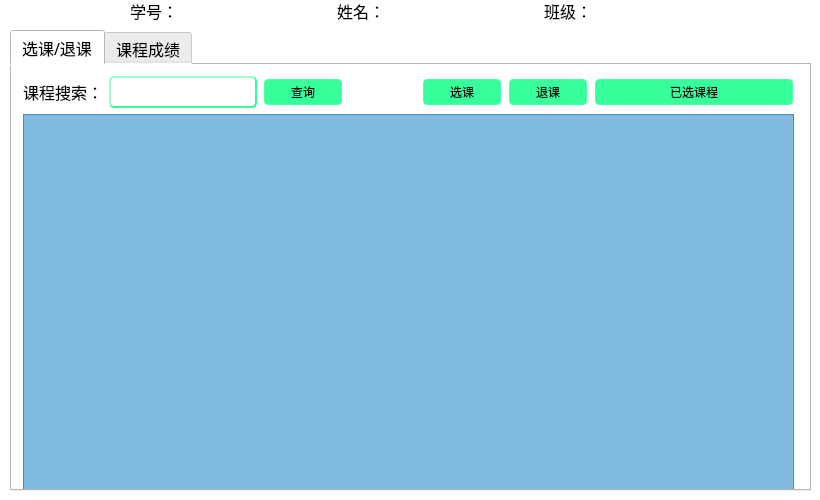
<?xml version="1.0" encoding="UTF-8"?>
<ui version="4.0">
 <class>StudentModuleWidget</class>
 <widget class="QWidget" name="StudentModuleWidget">
  <property name="geometry">
   <rect>
    <x>0</x>
    <y>0</y>
    <width>820</width>
    <height>500</height>
   </rect>
  </property>
  <property name="minimumSize">
   <size>
    <width>820</width>
    <height>500</height>
   </size>
  </property>
  <property name="maximumSize">
   <size>
    <width>820</width>
    <height>500</height>
   </size>
  </property>
  <property name="windowTitle">
   <string>Form</string>
  </property>
  <property name="styleSheet">
   <string notr="true">background-color: rgb(255, 255, 255);</string>
  </property>
  <widget class="QTabWidget" name="tabWidget">
   <property name="geometry">
    <rect>
     <x>10</x>
     <y>30</y>
     <width>801</width>
     <height>461</height>
    </rect>
   </property>
   <property name="font">
    <font>
     <family>楷体</family>
     <pointsize>12</pointsize>
    </font>
   </property>
   <property name="styleSheet">
    <string notr="true">background-color: rgb(255, 255, 255);</string>
   </property>
   <property name="currentIndex">
    <number>0</number>
   </property>
   <widget class="QWidget" name="tab_1">
    <attribute name="title">
     <string notr="true">选课/退课</string>
    </attribute>
    <widget class="QWidget" name="layoutWidget">
     <property name="geometry">
      <rect>
       <x>11</x>
       <y>11</y>
       <width>771</width>
       <height>421</height>
      </rect>
     </property>
     <layout class="QVBoxLayout" name="verticalLayout">
      <item>
       <layout class="QHBoxLayout" name="horizontalLayout">
        <item>
         <widget class="QLabel" name="label">
          <property name="font">
           <font>
            <family>楷体</family>
            <pointsize>12</pointsize>
           </font>
          </property>
          <property name="text">
           <string>课程搜索：</string>
          </property>
         </widget>
        </item>
        <item>
         <widget class="QLineEdit" name="edit_search">
          <property name="font">
           <font>
            <family>楷体</family>
            <pointsize>11</pointsize>
            <weight>50</weight>
            <italic>false</italic>
            <bold>false</bold>
           </font>
          </property>
          <property name="styleSheet">
           <string notr="true">background-color:rgba(255, 255, 255, 200);
border-style:outset;
border-width:2px;
border-radius:5px;
border-color:rgba(0, 255, 127, 200);
font: 11pt &quot;楷体&quot;;
color:rgb(0,0,0);
padding:2px;</string>
          </property>
         </widget>
        </item>
        <item>
         <widget class="QPushButton" name="button_search">
          <property name="minimumSize">
           <size>
            <width>80</width>
            <height>0</height>
           </size>
          </property>
          <property name="styleSheet">
           <string notr="true">background-color:rgba(0, 255, 127, 200);
border-style:outset;
border-width:2px;
border-radius:5px;
border-color:rgba(255,255,255,30);
font: 12pt &quot;楷体&quot;;
color:rgb(0,0,0);
padding:3px;</string>
          </property>
          <property name="text">
           <string>查询</string>
          </property>
         </widget>
        </item>
        <item>
         <spacer name="horizontalSpacer">
          <property name="orientation">
           <enum>Qt::Horizontal</enum>
          </property>
          <property name="sizeHint" stdset="0">
           <size>
            <width>40</width>
            <height>20</height>
           </size>
          </property>
         </spacer>
        </item>
        <item>
         <widget class="QPushButton" name="button_enter_course">
          <property name="minimumSize">
           <size>
            <width>80</width>
            <height>0</height>
           </size>
          </property>
          <property name="styleSheet">
           <string notr="true">background-color:rgba(0, 255, 127, 200);
border-style:outset;
border-width:2px;
border-radius:5px;
border-color:rgba(255,255,255,30);
font: 12pt &quot;楷体&quot;;
color:rgb(0,0,0);
padding:3px;</string>
          </property>
          <property name="text">
           <string>选课</string>
          </property>
         </widget>
        </item>
        <item>
         <widget class="QPushButton" name="button_exit_course">
          <property name="minimumSize">
           <size>
            <width>80</width>
            <height>0</height>
           </size>
          </property>
          <property name="styleSheet">
           <string notr="true">background-color:rgba(0, 255, 127, 200);
border-style:outset;
border-width:2px;
border-radius:5px;
border-color:rgba(255,255,255,30);
font: 12pt &quot;楷体&quot;;
color:rgb(0,0,0);
padding:3px;</string>
          </property>
          <property name="text">
           <string>退课</string>
          </property>
         </widget>
        </item>
        <item>
         <widget class="QPushButton" name="button_entered">
          <property name="minimumSize">
           <size>
            <width>200</width>
            <height>0</height>
           </size>
          </property>
          <property name="maximumSize">
           <size>
            <width>90</width>
            <height>16777215</height>
           </size>
          </property>
          <property name="layoutDirection">
           <enum>Qt::LeftToRight</enum>
          </property>
          <property name="styleSheet">
           <string notr="true">background-color:rgba(0, 255, 127, 200);
border-style:outset;
border-width:2px;
border-radius:5px;
border-color:rgba(255,255,255,30);
font: 12pt &quot;楷体&quot;;
color:rgb(0,0,0);
padding:3px;</string>
          </property>
          <property name="text">
           <string>已选课程</string>
          </property>
         </widget>
        </item>
       </layout>
      </item>
      <item>
       <widget class="QTableView" name="tableView_course">
        <property name="styleSheet">
         <string notr="true">background-color: rgba(41, 139, 201, 150);
border-color: rgba(41, 139, 201, 150);
font: 12pt;
color: black;</string>
        </property>
       </widget>
      </item>
     </layout>
    </widget>
   </widget>
   <widget class="QWidget" name="tab_2">
    <attribute name="title">
     <string notr="true">课程成绩</string>
    </attribute>
    <widget class="QTableView" name="tableView_score">
     <property name="geometry">
      <rect>
       <x>10</x>
       <y>10</y>
       <width>771</width>
       <height>421</height>
      </rect>
     </property>
     <property name="styleSheet">
      <string notr="true">background-color: rgba(41, 139, 201, 150);
border-color: rgba(41, 139, 201, 150);
font: 12pt;
color: black;</string>
     </property>
    </widget>
   </widget>
  </widget>
  <widget class="QWidget" name="layoutWidget">
   <property name="geometry">
    <rect>
     <x>130</x>
     <y>0</y>
     <width>568</width>
     <height>22</height>
    </rect>
   </property>
   <layout class="QHBoxLayout" name="horizontalLayout_2">
    <item>
     <widget class="QLabel" name="label_3">
      <property name="font">
       <font>
        <family>楷体</family>
        <pointsize>12</pointsize>
       </font>
      </property>
      <property name="text">
       <string>学号：</string>
      </property>
     </widget>
    </item>
    <item>
     <widget class="QLabel" name="label_id">
      <property name="minimumSize">
       <size>
        <width>100</width>
        <height>0</height>
       </size>
      </property>
      <property name="font">
       <font>
        <family>楷体</family>
        <pointsize>12</pointsize>
       </font>
      </property>
      <property name="lineWidth">
       <number>1</number>
      </property>
      <property name="text">
       <string/>
      </property>
     </widget>
    </item>
    <item>
     <spacer name="horizontalSpacer_3">
      <property name="orientation">
       <enum>Qt::Horizontal</enum>
      </property>
      <property name="sizeHint" stdset="0">
       <size>
        <width>40</width>
        <height>20</height>
       </size>
      </property>
     </spacer>
    </item>
    <item>
     <widget class="QLabel" name="label_2">
      <property name="font">
       <font>
        <family>楷体</family>
        <pointsize>12</pointsize>
       </font>
      </property>
      <property name="text">
       <string>姓名：</string>
      </property>
     </widget>
    </item>
    <item>
     <widget class="QLabel" name="label_name">
      <property name="minimumSize">
       <size>
        <width>100</width>
        <height>0</height>
       </size>
      </property>
      <property name="font">
       <font>
        <family>楷体</family>
        <pointsize>12</pointsize>
       </font>
      </property>
      <property name="text">
       <string/>
      </property>
     </widget>
    </item>
    <item>
     <spacer name="horizontalSpacer_4">
      <property name="orientation">
       <enum>Qt::Horizontal</enum>
      </property>
      <property name="sizeHint" stdset="0">
       <size>
        <width>40</width>
        <height>20</height>
       </size>
      </property>
     </spacer>
    </item>
    <item>
     <widget class="QLabel" name="label_4">
      <property name="font">
       <font>
        <family>楷体</family>
        <pointsize>12</pointsize>
        <weight>50</weight>
        <italic>false</italic>
        <bold>false</bold>
       </font>
      </property>
      <property name="styleSheet">
       <string notr="true"/>
      </property>
      <property name="text">
       <string>班级：</string>
      </property>
     </widget>
    </item>
    <item>
     <widget class="QLabel" name="label_classno">
      <property name="minimumSize">
       <size>
        <width>100</width>
        <height>0</height>
       </size>
      </property>
      <property name="font">
       <font>
        <family>楷体</family>
        <pointsize>12</pointsize>
        <weight>50</weight>
        <italic>false</italic>
        <bold>false</bold>
       </font>
      </property>
      <property name="styleSheet">
       <string notr="true"/>
      </property>
      <property name="text">
       <string/>
      </property>
     </widget>
    </item>
   </layout>
  </widget>
 </widget>
 <resources/>
 <connections/>
</ui>
